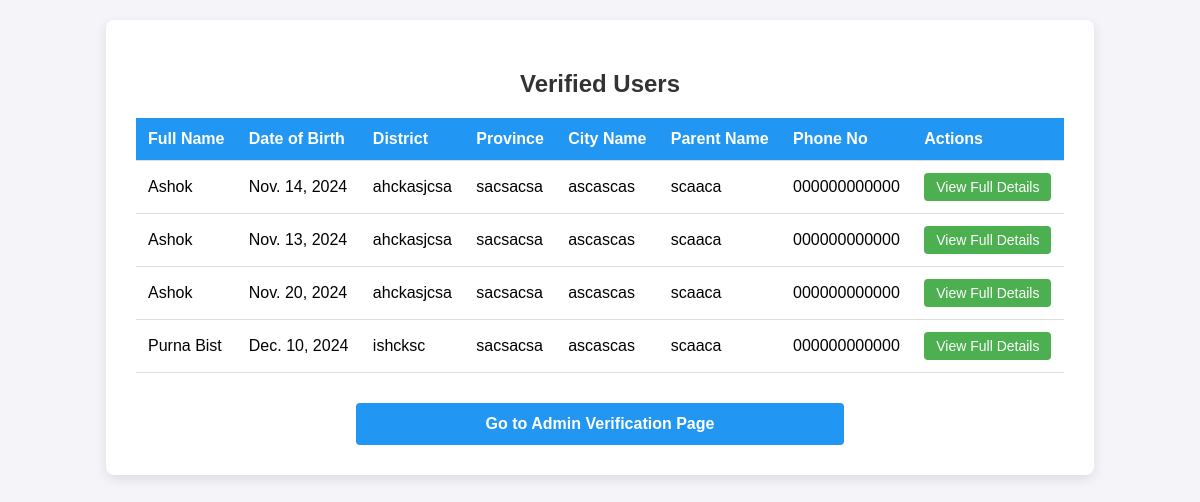
Page /verified-user/ (signed in) on the committed database.
### complaints/models.py (models this page shows, shortened)
class UserVerification(models.Model):
    user = models.OneToOneField(User, on_delete=models.CASCADE)
    full_name = models.CharField(max_length=100)
    date_of_birth = models.DateField()
    district = models.CharField(max_length=100)
    province = models.CharField(max_length=100)
    city_name = models.CharField(max_length=100)
    ward = models.CharField(max_length=10)
    tole_name = models.CharField(max_length=100)
    front_citizenship = models.ImageField(upload_to='citizenship/', null=True, blank=True)
    back_citizenship = models.ImageField(upload_to='citizenship/', null=True, blank=True)
    birth_certificate = models.ImageField(upload_to='birth_certificates/', null=True, blank=True)
    parent_name = models.CharField(max_length=100)
    phone_number = models.CharField(max_length=15)
    is_verified = models.BooleanField(default=False)  # Set to False initially
    status = models.CharField(max_length=20, choices=[('pending', 'Pending'), ('approved', 'Approved'), ('rejected', 'Rejected')], default='pending')
    user_photo = models.ImageField(upload_to='user_photos/', null=True, blank=True)  # Added user photo field

### complaints/views.py (the view)
# urls.py: path('verified-user/', views.verified_user_page, name='verified_user_page'),
@login_required
def verified_user_page(request):
    verified_users = UserVerification.objects.filter(is_verified=True)
    return render(request, 'verified_user_page.html', {'verified_users': verified_users})

### complaints/templates/verified_user_page.html (shortened to what this page needs)
<!DOCTYPE html>
<html lang="en">
    {% load static %}
<head>
    <link rel="stylesheet" href="{% static 'verified_users.css' %}">
</head>
<body>
    <div class="container">
        <h2>Verified Users</h2>
        <table class="users-table">
            <thead>
                <tr>
                    <th>Full Name</th>
                    <th>Date of Birth</th>
                    <th>District</th>
                    <th>Province</th>
                    <th>City Name</th>
                    <th>Parent Name</th>
                    <th>Phone No</th>
                    <th>Actions</th>
                </tr>
            </thead>
            <tbody>
                {% for user in verified_users %}
                    <tr>
                        <td>{{ user.full_name }}</td>
                        <td>{{ user.date_of_birth }}</td>
                        <td>{{ user.district }}</td>
                        <td>{{ user.province }}</td>
                        <td>{{ user.city_name }}</td>
                        <td>{{ user.parent_name }}</td>
                        <td>{{ user.phone_number }}</td>
                        <td>
                            <button class="view-details-btn" onclick="showDetails('{{ user.id }}')">View Full Details</button>
                        </td>
                    </tr>
                {% empty %}
                    <tr>
                        <td colspan="8">No verified users.</td>
                    </tr>
                {% endfor %}
            </tbody>
        </table>
        <a href="{% url 'admin_verification_page' %}" class="admin-link">Go to Admin Verification Page</a>
    </div>
</body>
</html>

### complaints/static/verified_users.css (style rules this page uses)
body { font-family: 'Arial', sans-serif; background-color: #f4f4f9; margin: 0; padding: 20px; }
.container { background-color: white; padding: 30px; width: 80%; margin: 0 auto; border-radius: 8px; box-shadow: 0 4px 12px rgba(0, 0, 0, 0.1); }
h2 { text-align: center; color: #333; }
.users-table { width: 100%; border-collapse: collapse; margin-top: 20px; font-size: 16px; }
.users-table th, .users-table td { padding: 12px; text-align: left; border-bottom: 1px solid #ddd; }
.users-table th { background-color: #2196F3; color: white; }
.users-table td { background-color: #fff; }
.view-details-btn { background-color: #4CAF50; color: white; padding: 6px 12px; border: none; border-radius: 4px; cursor: pointer; font-size: 14px; transition: background-color 0.3s; }
.admin-link { display: block; text-align: center; margin-top: 30px; padding: 12px; background-color: #2196F3; color: white; text-decoration: none; font-weight: bold; border-radius: 4px; width: 50%; margin-left: auto; margin-right: auto; transition: background-color 0.3s; }

### rows in the picture
UserVerification: full_name "Ashok", date_of_birth "Nov. 14, 2024", district "ahckasjcsa", province "sacsacsa", city_name "ascascas", parent_name "scaaca", phone_number "000000000000"
UserVerification: full_name "Ashok", date_of_birth "Nov. 13, 2024", district "ahckasjcsa", province "sacsacsa", city_name "ascascas", parent_name "scaaca", phone_number "000000000000"
UserVerification: full_name "Ashok", date_of_birth "Nov. 20, 2024", district "ahckasjcsa", province "sacsacsa", city_name "ascascas", parent_name "scaaca", phone_number "000000000000"
UserVerification: full_name "Purna Bist", date_of_birth "Dec. 10, 2024", district "ishcksc", province "sacsacsa", city_name "ascascas", parent_name "scaaca", phone_number "000000000000"
